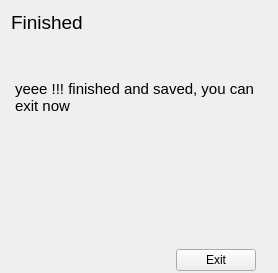
         <widget class="QWidget" name="page_7">
          <layout class="QGridLayout" name="gridLayout_12">
           <property name="bottomMargin">
            <number>0</number>
           </property>
           <item row="2" column="0">
            <widget class="QGroupBox" name="groupBox_5">
             <property name="maximumSize">
              <size>
               <width>16777215</width>
               <height>45</height>
              </size>
             </property>
             <property name="styleSheet">
              <string notr="true">QGroupBox {
    border: 2px solid transparent;
}</string>
             </property>
             <property name="title">
              <string/>
             </property>
             <layout class="QGridLayout" name="gridLayout_11">
              <property name="bottomMargin">
               <number>0</number>
              </property>
              <item row="0" column="1">
               <widget class="QPushButton" name="pushButton_exit">
                <property name="text">
                 <string>Exit</string>
                </property>
               </widget>
              </item>
              <item row="0" column="0">
               <spacer name="horizontalSpacer_5">
                <property name="orientation">
                 <enum>Qt::Horizontal</enum>
                </property>
                <property name="sizeHint" stdset="0">
                 <size>
                  <width>40</width>
                  <height>20</height>
                 </size>
                </property>
               </spacer>
              </item>
             </layout>
            </widget>
           </item>
           <item row="1" column="0">
            <widget class="QPlainTextEdit" name="plainTextEdit_5">
             <property name="font">
              <font>
               <pointsize>11</pointsize>
              </font>
             </property>
             <property name="styleSheet">
              <string notr="true">QPlainTextEdit {
    background-color: transparent;
    /*background-image: url(draft.png);*/
    background-attachment: scroll;
}</string>
             </property>
             <property name="frameShape">
              <enum>QFrame::NoFrame</enum>
             </property>
             <property name="frameShadow">
              <enum>QFrame::Plain</enum>
             </property>
             <property name="plainText">
              <string>

yeee !!! finished and saved, you can exit now
</string>
             </property>
            </widget>
           </item>
           <item row="0" column="0">
            <widget class="QLabel" name="label_11">
             <property name="font">
              <font>
               <pointsize>14</pointsize>
              </font>
             </property>
             <property name="text">
              <string>Finished</string>
             </property>
            </widget>
           </item>
          </layout>
         </widget>
